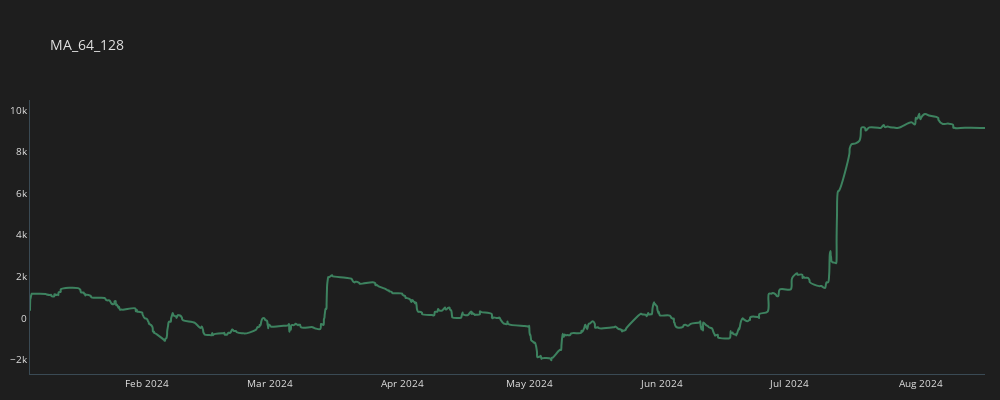
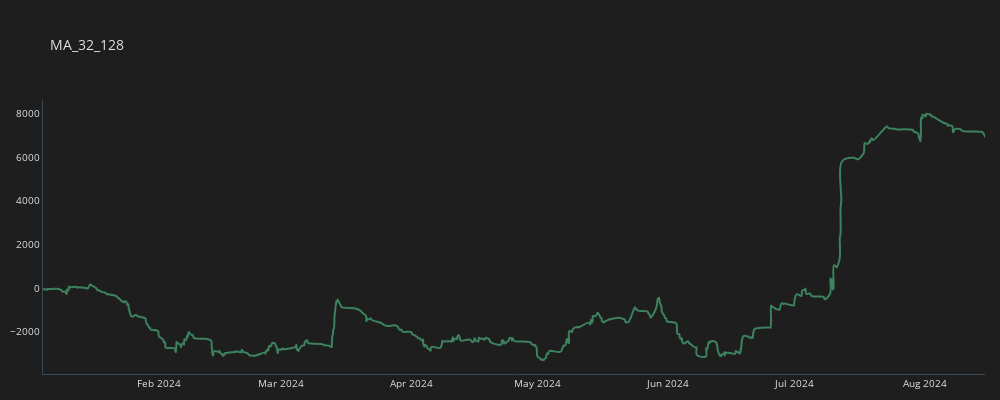
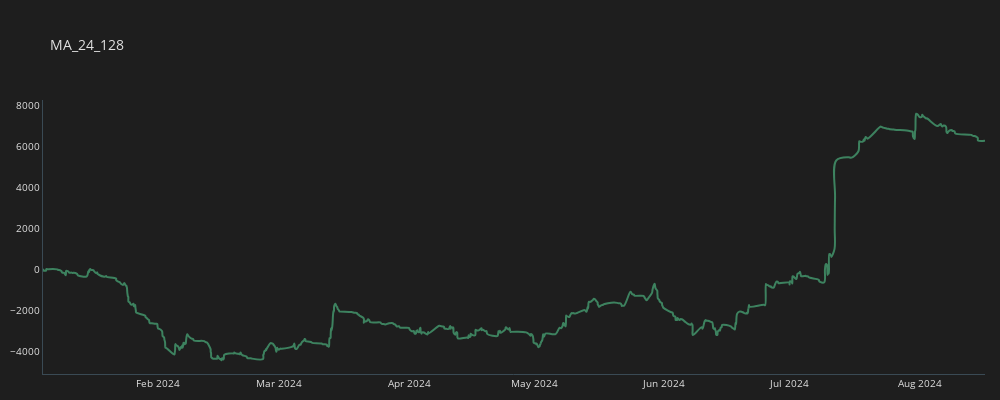

Notebook cell for these charts, in order:
### Code cell
for c in crosses:   
    temp_df = all_trades[(all_trades.CROSS==c)].copy()    
    temp_df = temp_df.groupby(by="time", as_index=False).sum()
    temp_df['CUM_GAIN'] = temp_df.GAIN.cumsum()
    plot_line(temp_df, c)

### Figure 1 — Plotly figure (JSON) as saved in the notebook; plotly's stock layout.template omitted (floating-point values rounded to 4 significant figures; data arrays with more than 128 entries replaced by an {"elided": "..."} marker saying what was removed)
{"data": [{"line": {"color": "#3d825f", "shape": "spline", "width": 2}, "mode": "lines", "name": "MA_64_128", "type": "scatter", "x": {"elided": "562 str values"}, "y": {"elided": "562 float values"}}], "layout": {"font": {"color": "#e1e1e1", "size": 10}, "height": 400, "margin": {"b": 10, "l": 15, "r": 15}, "paper_bgcolor": "#1e1e1e", "plot_bgcolor": "#1e1e1e", "title": {"text": "MA_64_128"}, "width": 1000, "xaxis": {"linecolor": "#3a4a54", "linewidth": 1, "showgrid": false, "zeroline": false}, "yaxis": {"linecolor": "#3a4a54", "linewidth": 1, "showgrid": false, "zeroline": false}}}

### Figure 2 — Plotly figure (JSON) as saved in the notebook; plotly's stock layout.template omitted (floating-point values rounded to 4 significant figures; data arrays with more than 128 entries replaced by an {"elided": "..."} marker saying what was removed)
{"data": [{"line": {"color": "#3d825f", "shape": "spline", "width": 2}, "mode": "lines", "name": "MA_32_128", "type": "scatter", "x": {"elided": "624 str values"}, "y": {"elided": "624 float values"}}], "layout": {"font": {"color": "#e1e1e1", "size": 10}, "height": 400, "margin": {"b": 10, "l": 15, "r": 15}, "paper_bgcolor": "#1e1e1e", "plot_bgcolor": "#1e1e1e", "title": {"text": "MA_32_128"}, "width": 1000, "xaxis": {"linecolor": "#3a4a54", "linewidth": 1, "showgrid": false, "zeroline": false}, "yaxis": {"linecolor": "#3a4a54", "linewidth": 1, "showgrid": false, "zeroline": false}}}

### Figure 3 — Plotly figure (JSON) as saved in the notebook; plotly's stock layout.template omitted (floating-point values rounded to 4 significant figures; data arrays with more than 128 entries replaced by an {"elided": "..."} marker saying what was removed)
{"data": [{"line": {"color": "#3d825f", "shape": "spline", "width": 2}, "mode": "lines", "name": "MA_24_128", "type": "scatter", "x": {"elided": "673 str values"}, "y": {"elided": "673 float values"}}], "layout": {"font": {"color": "#e1e1e1", "size": 10}, "height": 400, "margin": {"b": 10, "l": 15, "r": 15}, "paper_bgcolor": "#1e1e1e", "plot_bgcolor": "#1e1e1e", "title": {"text": "MA_24_128"}, "width": 1000, "xaxis": {"linecolor": "#3a4a54", "linewidth": 1, "showgrid": false, "zeroline": false}, "yaxis": {"linecolor": "#3a4a54", "linewidth": 1, "showgrid": false, "zeroline": false}}}
